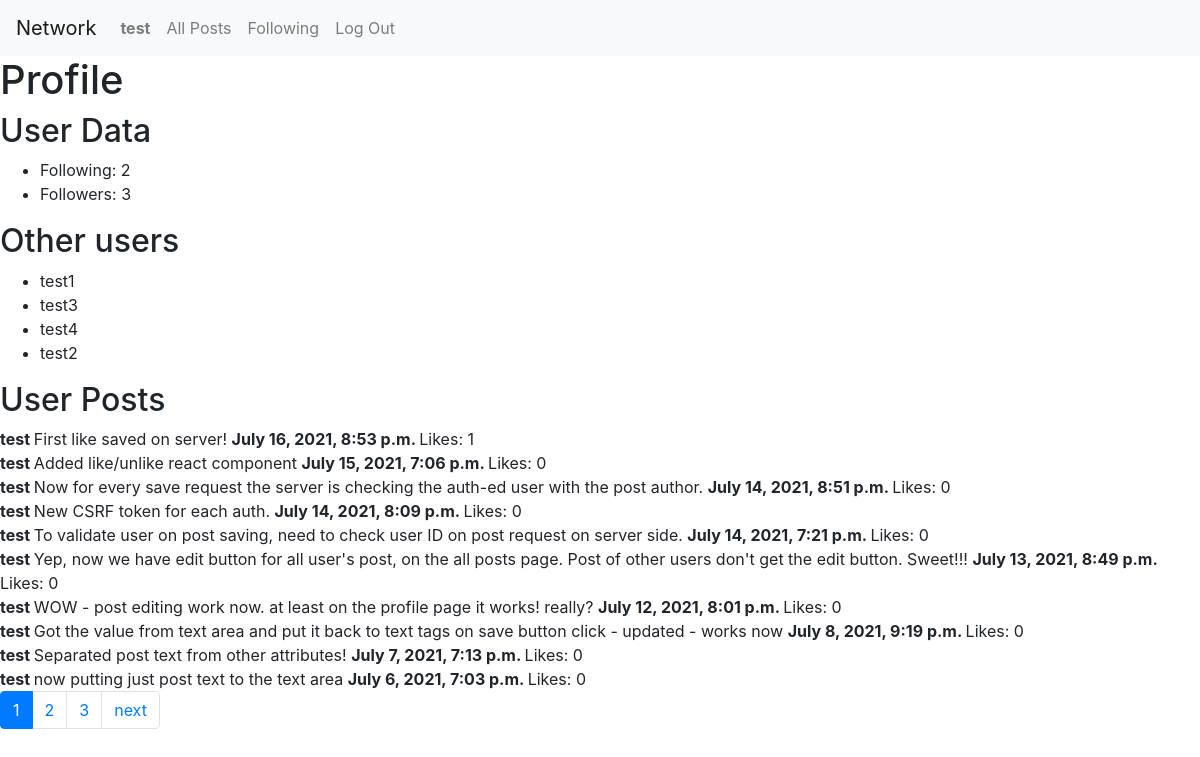
The app's page /profile (signed in), older data.
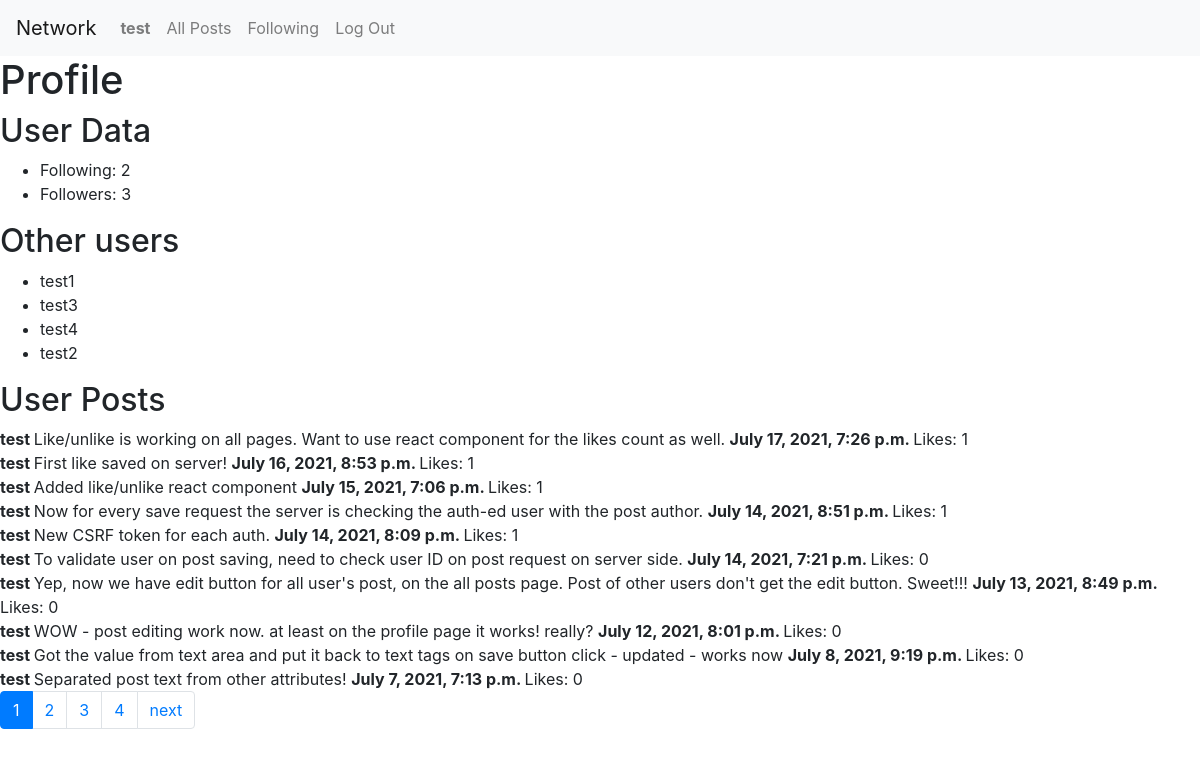
The same page, newer data.
### network/models.py (models this page shows, shortened)
class User(AbstractUser):
    following = models.ManyToManyField('self', symmetrical=False, related_name="followers", blank=True) # how to avoid following yourself
    def __str__(self):
        return f"{self.username}"

class Post(models.Model):
    author = models.ForeignKey(User, on_delete=models.CASCADE, related_name="posts")
    text = models.CharField(max_length=100)
    likes_count = models.PositiveIntegerField(default=0) # stores the number of likes for this post
    likes_users = models.ManyToManyField(User, blank=True) # this table stores pairs User:Post
    date_time = models.DateTimeField(auto_now=False, auto_now_add=True)

### network/views.py (the view)
# urls.py: path("profile", views.profile, name="profile"),
def profile(request):
    if not request.user.is_authenticated:
        return HttpResponseRedirect(reverse("index"))
    user_posts = []
    if Post.objects.filter(author=request.user).exists():
        user_posts = Post.objects.filter(author=request.user).order_by("-date_time")
    paginator = Paginator(user_posts,10)
    page_number = request.GET.get('page')
    page_obj = paginator.get_page(page_number)
    other_users = User.objects.exclude(id=request.user.id).values()
    context = {
        "page_obj": page_obj,
        "following_count": request.user.following.count(),
        "followers_count": request.user.followers.count(), # get number of followers of user
        "other_users": other_users,
        "following_users": request.user.following.all() # let's get a list of all users being followed
    }
    return render(request, "network/profile.html", context)

### network/templates/network/profile.html (shortened to what this page needs)
{% extends "network/layout.html" %}
{% block body %}
    {% if user.is_authenticated %}
        <h1>
            Profile
        </h1>
        <h2> User Data </h2>
        <ul>
            <li>Following: {{following_count}}</li>
            <li>Followers: {{followers_count}}</li>
        </ul>
        <h2> Other users </h2>
        <ul>
            {% for user in other_users%}
                <li>
                    {{user.username}}
                </li>
            {% endfor %}
        </ul>
        <h2> User Posts </h2>
        <div>
            {% for post in page_obj %}
                <div class="post" id="{{post.id}}">
                    <b> {{post.author}} </b>
                    <text class="text"> {{post.text}} </text>
                    <b> {{post.date_time}} </b>
                    <likes class="likes"> Likes: {{post.likes_count}} </likes>
                </div>
            {% endfor %}
        </div>
    {% endif %}
{% endblock %}

### network/templates/network/layout.html (shortened to what this page needs)
{% load static %}
<!DOCTYPE html>
<html lang="en">
    <head>
        <link rel="stylesheet" href="https://stackpath.bootstrapcdn.com/bootstrap/4.4.1/css/bootstrap.min.css">
        <link href="{% static 'network/styles.css' %}" rel="stylesheet">
    </head>
    <body>
        <nav class="navbar navbar-expand-lg navbar-light bg-light">
            <a class="navbar-brand" href="#">Network</a>
            <div>
              <ul class="navbar-nav mr-auto">
                {% if user.is_authenticated %}
                    <li class="nav-item">
                        <a class="nav-link" href="{% url 'profile' %}"><strong>{{ user.username }}</strong></a>
                    </li>
                {% endif %}
                <li class="nav-item">
                  <a class="nav-link" href="{% url 'index' %}">All Posts</a>
                </li>
                {% if user.is_authenticated %}
                    <li class="nav-item">
                        <a class="nav-link" href="{% url 'following' %}">Following</a>
                    </li>
                    <li class="nav-item">
                        <a class="nav-link" href="{% url 'logout' %}">Log Out</a>
                    </li>
                {% endif %}
              </ul>
            </div>
          </nav>
        <div class="body">
            {% block body %}
            {% endblock %}
        </div>
        <nav aria-label="Posts navigation pages">
            <ul class="pagination">
                {% for current_page in page_obj.paginator.page_range %}
                    {% if current_page != page_obj.number %}
                        <li class="page-item">
                            <a class="page-link" href="?page={{ current_page }}">
                                {{current_page}}
                            </a>
                        </li>
                    {% else %}
                        <li class="page-item active">
                            <a class="page-link">
                                {{current_page}}
                            </a>
                        </li>
                    {% endif %}
                {% endfor %}
                {% if page_obj.has_next %}
                    <li class="page-item">
                        <a class="page-link" href="?page={{ page_obj.next_page_number }}">
                            next
                        </a>
                    </li>
                {% endif %}
            </ul>
        </nav>
    </body>
</html>

Row changes from the older to the newer data that the page shows:
no longer on this page (row unchanged): Post: author "test", text "now putting just post text to the text area", date_time "July 6, 2021, 7:03 p.m.", likes_count "0"
added Post: author "test", text "Like/unlike is working on all pages. Want to use react component for the likes count as well.", date_time "July 17, 2021, 7:26 p.m.", likes_count "1"
changed Post "Added like/unlike react component": likes_count "0" → "1"
changed Post "July 14, 2021, 8:51 p.m.": likes_count "0" → "1"
changed Post "New CSRF token for each auth.": likes_count "0" → "1"
Text that changed along with them:
new list line: "4"
